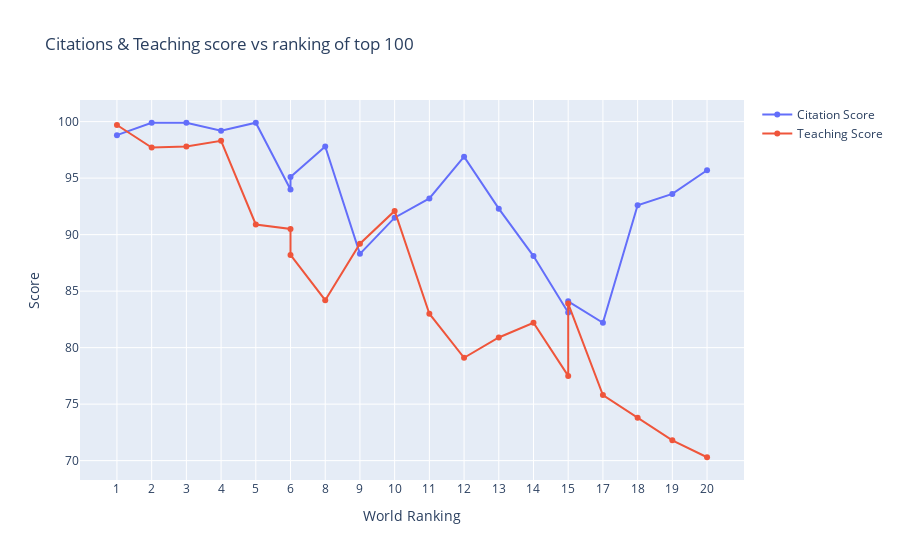

The notebook cell saved with this chart:
### Markdown cell above
1. Line Chart

### Code cell
# create figure
fig=go.Figure()

# create trace citation
trace_citation = go.Scatter(
    x=df_top100['world_rank'],
    y=df_top100['citations'],
    name ="Citation Score",
    mode='lines+markers'
)

fig.add_trace(trace_citation)

# create trace teach
trace_teach = go.Scatter(
    x=df_top100['world_rank'],
    y=df_top100['teaching'],
    name="Teaching Score",
    mode='lines+markers'
    
)
# edit layout
fig.update_layout(
    title='Citations & Teaching score vs ranking of top 100',
    xaxis_title= "World Ranking",
    yaxis_title ="Score"
   
)

fig.add_trace(trace_teach)
fig.show()

### Figure 1 — Plotly figure (JSON) as saved in the notebook; plotly's stock layout.template omitted (floating-point values rounded to 4 significant figures)
{"data": [{"mode": "lines+markers", "name": "Citation Score", "type": "scatter", "x": ["1", "2", "3", "4", "5", "6", "6", "8", "9", "10", "11", "12", "13", "14", "15", "15", "17", "18", "19", "20"], "y": [98.8, 99.9, 99.9, 99.2, 99.9, 94, 95.1, 97.8, 88.3, 91.5, 93.2, 96.9, 92.3, 88.1, 83.1, 84.1, 82.2, 92.6, 93.6, 95.7]}, {"mode": "lines+markers", "name": "Teaching Score", "type": "scatter", "x": ["1", "2", "3", "4", "5", "6", "6", "8", "9", "10", "11", "12", "13", "14", "15", "15", "17", "18", "19", "20"], "y": [99.7, 97.7, 97.8, 98.3, 90.9, 90.5, 88.2, 84.2, 89.2, 92.1, 83, 79.1, 80.9, 82.2, 77.5, 83.9, 75.8, 73.8, 71.8, 70.3]}], "layout": {"title": {"text": "Citations & Teaching score vs ranking of top 100"}, "xaxis": {"title": {"text": "World Ranking"}}, "yaxis": {"title": {"text": "Score"}}}}
